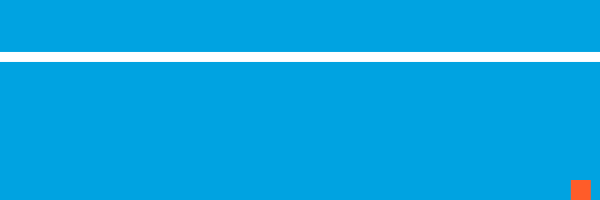
Frame 1 (no input)
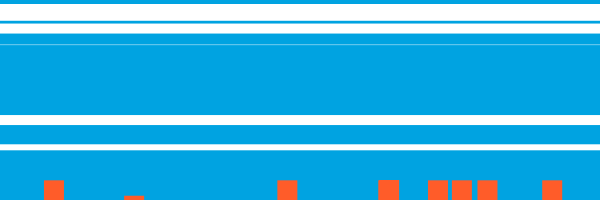
Frame 60 (the mouse pressed at the canvas centre just before this capture)
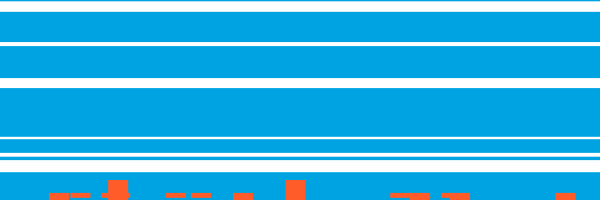
Frame 120 (the mouse held since frame 60 and released just before this capture)

The Processing sketch that drew these frames (run headless with seeded random() and noise(); from frame 60 on, the mouse is pressed at the canvas centre):

// Processing sketch: L1_DrawBlockAgain
// ── L1_DrawBlockAgain.pde



void setup(){
  
  background(#00A3E1);
  size(600,200);
  
  frameRate(20);
  
}

void draw(){

  noStroke();
  
  fill(#00A3E1);
  rect(0,random(0,height),width,30);
  
  fill(255);
  rect(0,random(0,height),width,10);
  
  fill(#FF5C29);
  rect(random(0,width),height-20, 20,20);

}
